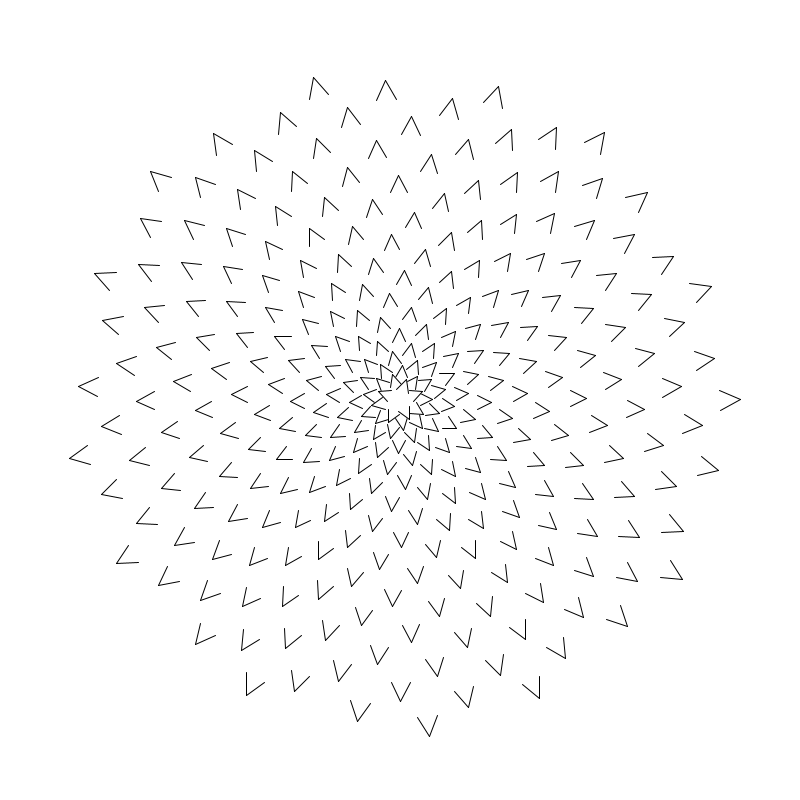
Frame 1 (no input)
Frame 60 (the mouse pressed at the canvas centre just before this capture): identical to frame 1, image omitted
Frame 120 (the mouse held since frame 60 and released just before this capture): identical to frame 1, image omitted

The Processing sketch that drew this single still picture (run headless with seeded random() and noise(); from frame 60 on, the mouse is pressed at the canvas centre):

// Processing sketch: day_02
// ── day_02.pde
void draw_triangle(float r, float theta, float length) {
    resetMatrix();
    translate(width/2 + r*cos(theta), height/2 + r*sin(theta));
    rotate(theta - HALF_PI);
    fill(255);
    stroke(255);
    triangle(-length/2, 0, 0, length, length/2, 0);
    stroke(0);
    line(-length/2, 0, 0, length);
    line(length/2, 0, 0, length);
}


float side;
float minR = 0.01;
float maxR = 0.4;
float w = TWO_PI / 1.618;
int count = 300;

void setup() {
  size(800, 800);
  side = min(width, height);
  background(255);
  for (int i = 0; i < count; i++) {
    float f = (float)i / (float)count;
    float r = side*lerp(maxR, minR, f);
    float len = lerp(1, 0.6, f) * side/40;
    float theta = w * i;
    draw_triangle(r, theta, len);
  }
}


void draw() {}
